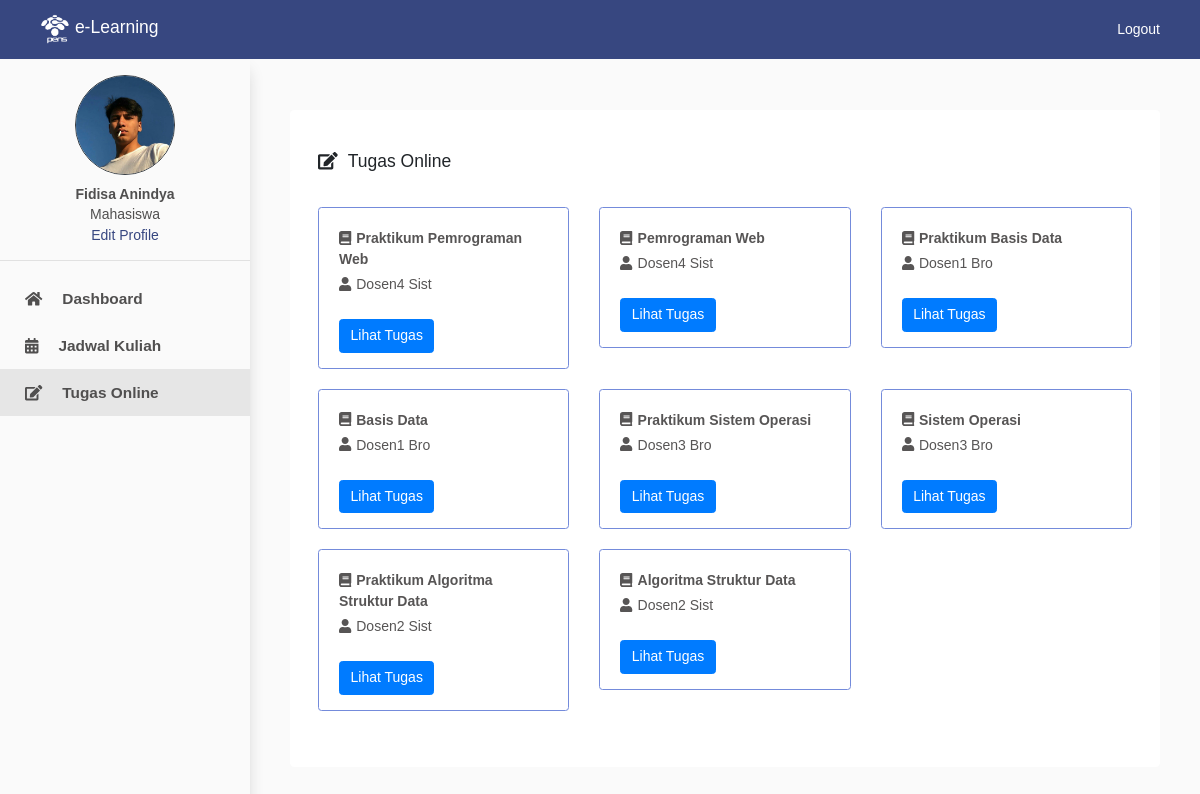
The page /view/user/tugasOnline.php (signed in) on the database its author committed.
### tables this page shows
CREATE TABLE `user` (
  `id` int(11) NOT NULL,
  `user_id` int(11) NOT NULL,
  `nama` varchar(100) NOT NULL,
  `email` varchar(100) NOT NULL,
  `password` varchar(100) NOT NULL,
  `nama_foto` varchar(100) NOT NULL,
  `tipe_foto` varchar(100) NOT NULL,
  `role` varchar(100) NOT NULL
);

CREATE TABLE `matkul` (
  `id` int(11) NOT NULL,
  `matkul` varchar(100) NOT NULL,
  `sks` varchar(100) NOT NULL
);

CREATE TABLE `dosen` (
  `id` int(11) NOT NULL,
  `nidn` varchar(100) NOT NULL,
  `nama_depan` varchar(100) NOT NULL,
  `nama_belakang` varchar(100) NOT NULL,
  `jenis_kelamin` varchar(100) NOT NULL,
  `alamat` varchar(100) NOT NULL,
  `nohp` varchar(100) NOT NULL,
  `nama_foto` varchar(100) NOT NULL,
  `tipe_foto` varchar(100) NOT NULL
);

### view/user/tugasOnline.php (the view, shortened to what this page needs)
<?php
include '../../config/connection.php';
$id = $_SESSION['id'];
$query = mysqli_query($connection, "SELECT * FROM user WHERE id = $id");
$result = mysqli_fetch_assoc($query);
$mahasiswa = mysqli_fetch_assoc(mysqli_query($connection, "SELECT * FROM mahasiswa WHERE id = $result[user_id]"));
?>
<!DOCTYPE html>
<html lang="en">
<head>
    <link rel="stylesheet" href="https://cdn.jsdelivr.net/npm/bootstrap@4.6.0/dist/css/bootstrap.min.css">
    <link rel="stylesheet" href="https://cdnjs.cloudflare.com/ajax/libs/font-awesome/5.13.0/css/all.min.css">
    <link rel="stylesheet" href="../style.css">
</head>
<body style="background: #fafafa">
    <nav class="navbar navbar-light fixed-top" style="padding: 10px 40px; background-color: #374780">
        <a class="navbar-brand" href="#" style="color: #ffff">
            <img src="../assets/pens_putih.png" width="30" height="30" class="d-inline-block align-top" alt="">
            e-Learning
        </a>
        <span class="navbar-text">
            <a href="../../config/logoutDosen.php" style="color: #ffff; text-decoration: none">Logout</a>
        </span>
    </nav>
    <div class="wrapper">
        <nav id="sidebar">
            <div style="text-align: center; margin-top: 15px">
                <?php
                if ($result['nama_foto'] == '') {
                ?><img src="../assets/user.png" width="90px" height="90px" class="rounded-circle border border-dark"><br><br>
                <?php
                } else {
                ?><img src="../../profileUser/<?php echo $result['nama_foto'] ?>" width="100px" height="100px" class="rounded-circle border border-dark"><br><br>
                <?php
                }
                ?>
                <p style="margin-top: -12px; font-weight: bold; margin-bottom: 2px"><?php echo $result['nama'] ?></p>
                <p style="margin-top: -3px; margin-bottom: 0px">Mahasiswa</p>
                <a href="" style="color:#374780" data-toggle="modal" data-target="#editProfile">Edit Profile</a>
            </div>
            <hr>
            <ul class="list-unstyled components" style="margin-top: 10px">
                <li>
                    <a href="dashboard.php"><span class="fas fa-home" style="margin-right: 20px;"></span>Dashboard</a>
                </li>
                <li>
                    <a href="jadwalKuliah.php"><span class="fas fa-calendar-alt" style="margin-right: 20px;"></span>Jadwal Kuliah</a>
                </li>
                <li class="active">
                    <a href="tugasOnline.php"><span class="fas fa-edit" style="margin-right: 20px;"></span>Tugas Online</a>
                </li>
            </ul>
        </nav>
        <div class="content">
            <div style="padding: 30px 20px">
                <div class="jumbotron" style="background-color: #fff">
                    <h5 style="margin-top: -15px; margin-bottom: 15px"><span class="fas fa-edit" style="margin-right: 10px;"></span>Tugas Online</h5>
                    <div class="row">
                        <?php
                        $matkul = mysqli_query($connection, "SELECT matkul_id, dosen_id, kelas_id FROM jadwal WHERE kelas_id='$mahasiswa[kelas_id]' GROUP BY matkul_id");
                        while ($vmatkul = mysqli_fetch_assoc($matkul)) {
                            $vMatkul = mysqli_fetch_assoc(mysqli_query($connection, "SELECT * FROM matkul WHERE id=$vmatkul[matkul_id]"));
                            $vDosen = mysqli_fetch_assoc(mysqli_query($connection, "SELECT * FROM dosen WHERE id=$vmatkul[dosen_id]"));
                        ?>
                            <div class="col-md-4">
                                <div class="card" style="margin-top: 20px; border-color: #748bdb">
                                    <div style="margin: 20px 20px 0px 20px;">
                                        <p style="font-weight: bold; color:  #575555"><i class="fas fa-book" style="margin-right: 5px;"></i><?php echo $vMatkul['matkul'] ?></p>
                                        <p style="color:  #575555; margin-top: -10px"><i class="fas fa-user" style="margin-right: 5px;"></i><?php echo $vDosen['nama_depan'] . ' ' . $vDosen['nama_belakang'] ?></p>
                                        <a href="daftarTugas.php?matkul=<?php echo $vmatkul['matkul_id'] ?>&kelas=<?php echo $vmatkul['kelas_id'] ?>" class="btn btn-primary" style="margin-bottom: 15px; margin-top: 10px">Lihat Tugas</a>
                                    </div>
                                </div>
                            </div>
                        <?php
                        }
                        ?>
                    </div>
                </div>
            </div>
        </div>
    </div>
</body>
</html>

### view/style.css (style rules this page uses)
* { font-family: 'Poppins', sans-serif; font-size: 14px; }
.wrapper { display: flex; width: 100%; align-items: stretch; margin-top: 60px }
a, a:hover, a:focus { color: inherit; text-decoration: none; transition: all 0.3s; }
#sidebar { min-width: 250px; max-width: 250px; min-height: 100vh; background: rgb(250, 250, 250); color: rgb(80, 79, 79); transition: all 0.3s; box-shadow: 0 8px 16px -4px rgb(199, 199, 199); position: fixed; }
#sidebar ul li a { padding: 12px 25px; font-size: 1.1em; display: block; font-weight: 600; }
#sidebar ul li.active { color: rgb(80, 79, 79); background: #e6e6e6; }
.content { width: 100%; padding: 20px; min-height: 100vh; margin-left: 250px; }

### rows shown on the page
user: nama_foto (picture), nama "Fidisa Anindya"
matkul: matkul "Praktikum Pemrograman Web"
dosen: nama_depan "Dosen4", nama_belakang "Sist"
matkul: matkul "Pemrograman Web"
matkul: matkul "Praktikum Basis Data"
dosen: nama_depan "Dosen1", nama_belakang "Bro"
matkul: matkul "Basis Data"
matkul: matkul "Praktikum Sistem Operasi"
dosen: nama_depan "Dosen3", nama_belakang "Bro"
matkul: matkul "Sistem Operasi"
matkul: matkul "Praktikum Algoritma Struktur Data"
dosen: nama_depan "Dosen2", nama_belakang "Sist"
matkul: matkul "Algoritma Struktur Data"
